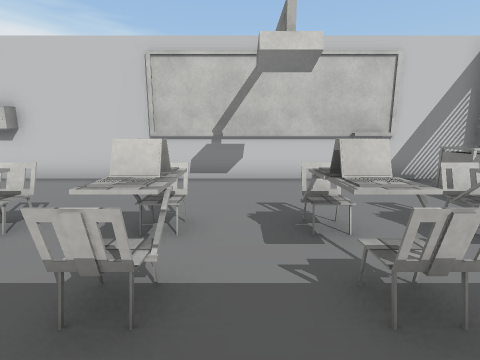
[1] (above)

24 first-person views from a walk through a 3-D level made in the Unity game engine. The camera is 1.4 m above the floor, tilts 10° down and sees 85° across. The floor is counted in squares, 1 m on a side. Each view is taken from the middle of a square. On the plan, view 1 faces up. The plan holds only what a view shows up to about 13 squares ahead; the rest is blank. The place goes on beyond the plan. The player character is not drawn. Door leaves are left out, so doorways stand open. Some surface patterns are stand-ins.

[2]
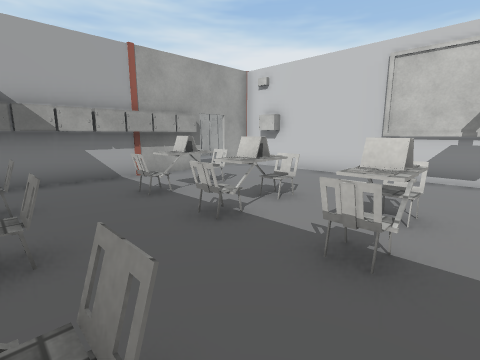

[3]
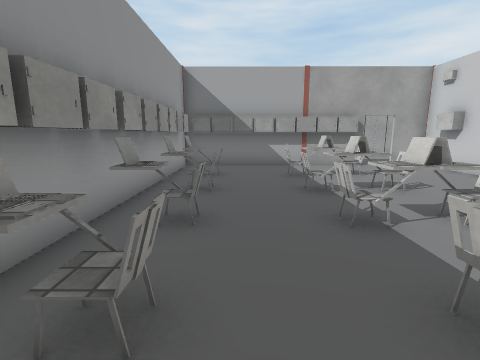

[4]
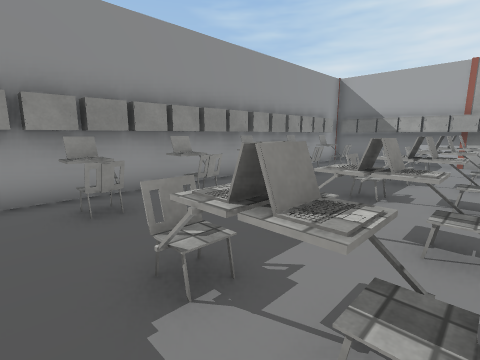

[5]
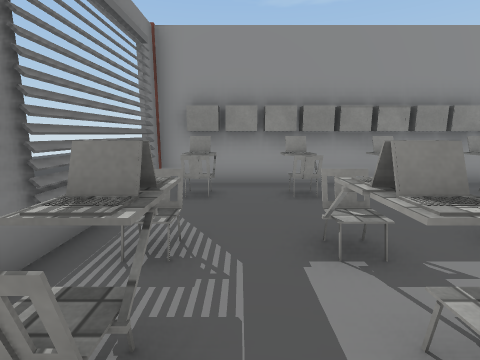

[6]
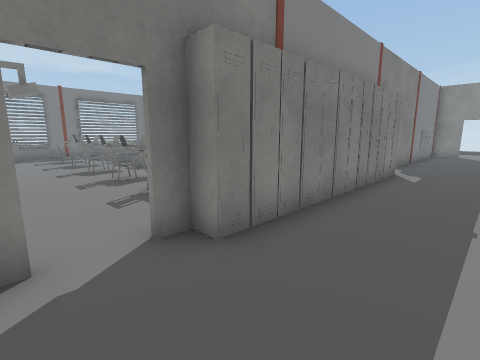

[7]
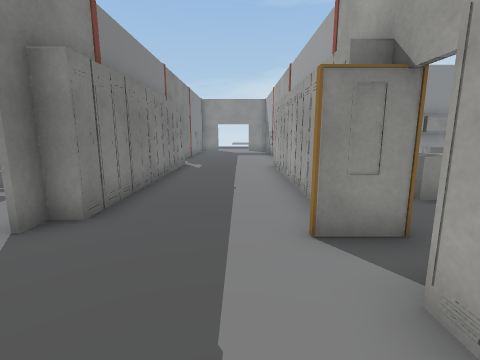

[8]
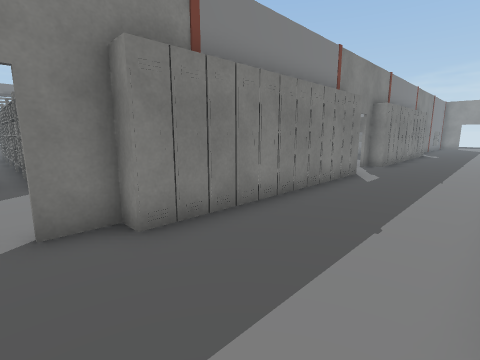

[9]
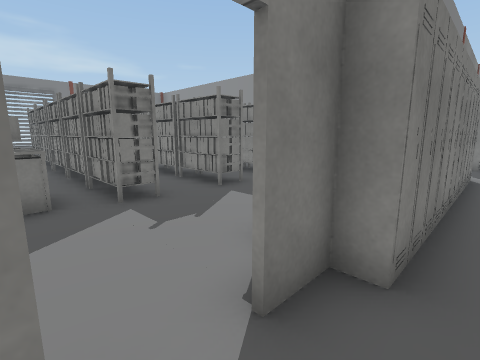

[10]
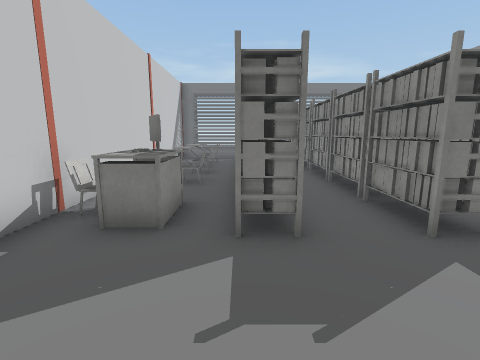

[11]
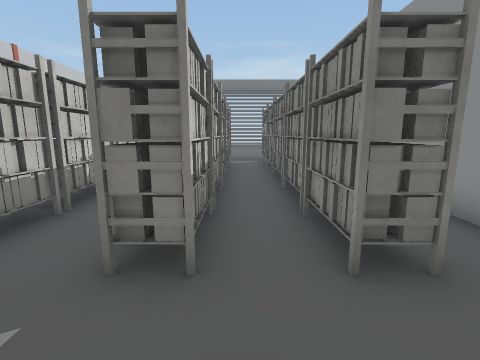

[12]
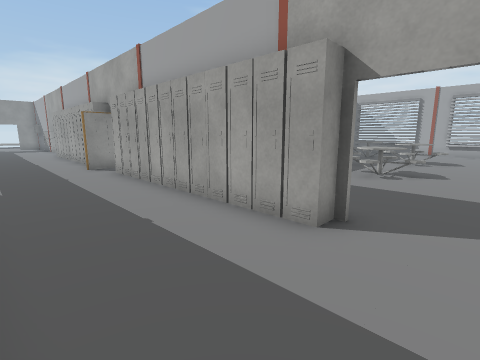

[13]
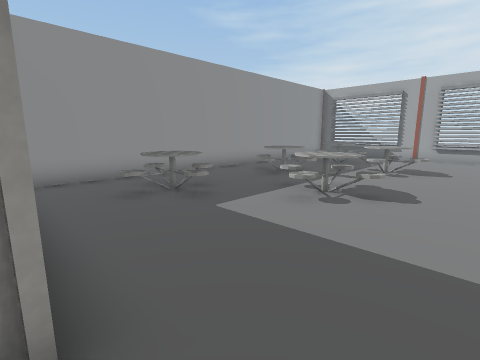

[14]
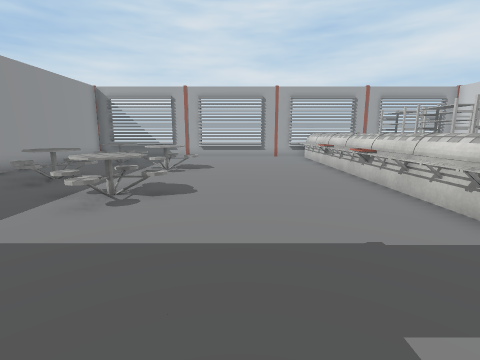

[15]
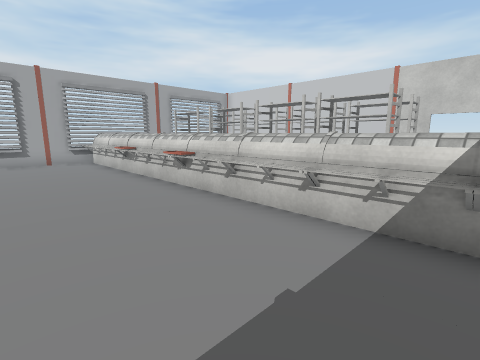

[16]
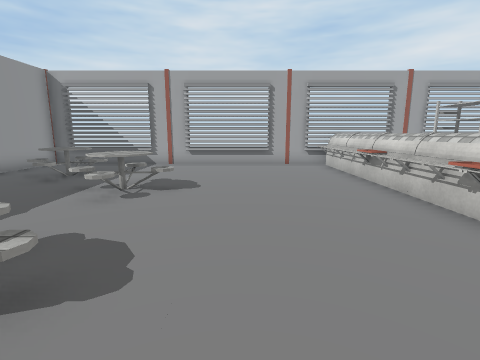

[17]
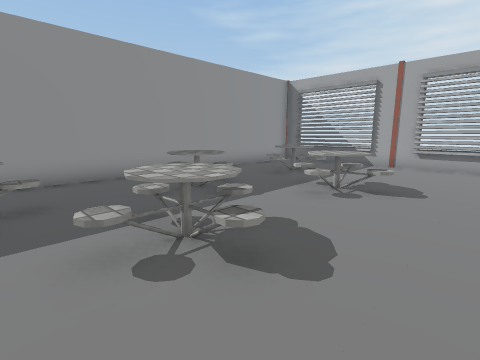

[18]
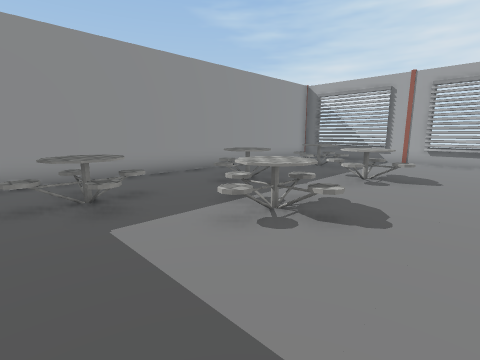

[19]
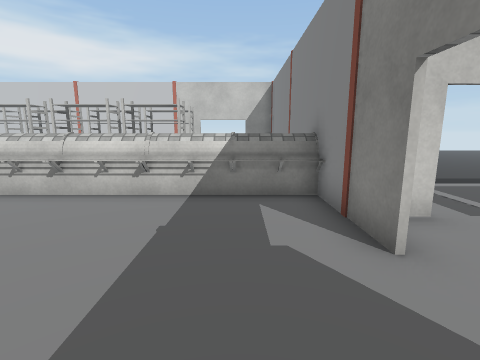

[20]
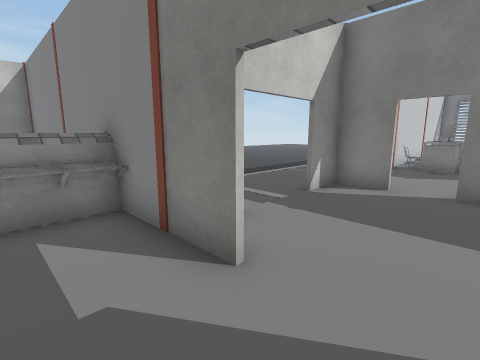

[21]
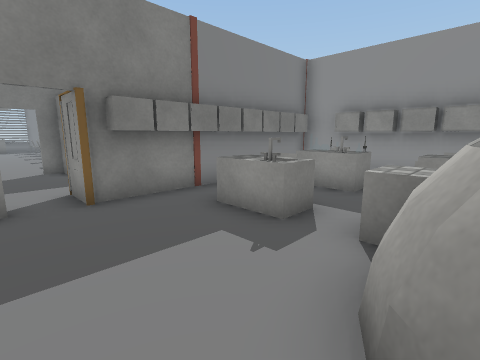

[22]
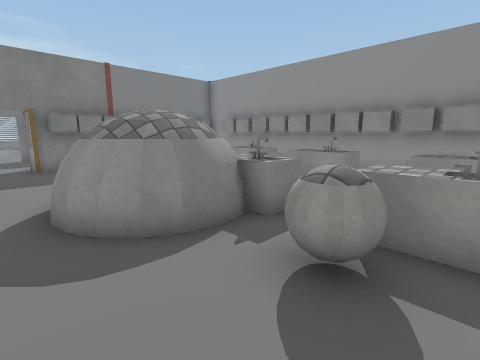

[23]
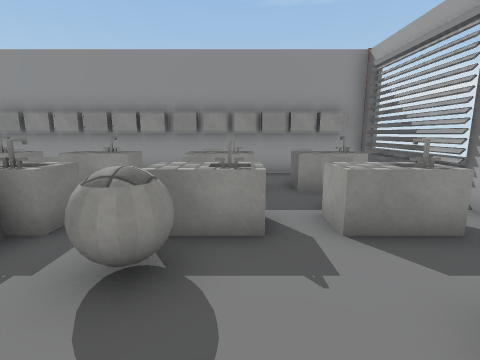

[24]
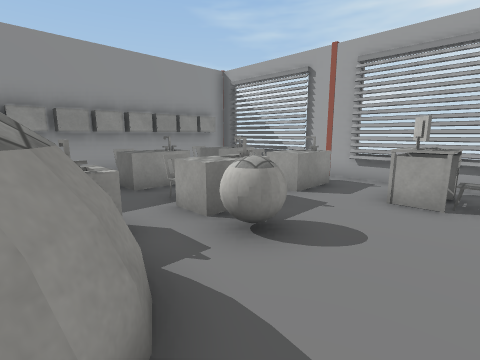

### Floor plan
Points are (right, up) in squares from view 1. A wall is a line through its corners. A room is listed if a view was taken in it or the views show most of it. See-through windows are left out.
Room 1 (views 1, 2, 3, 4, 5, 6, 7, 8, 9, 10, 11, 12, 13, 14, 15, 16, 17, 18, 19, 20, 21, 22, 23, 24)
walls: (-13.6, 5.6) (-12.9, 5.6); (-8.7, 7.5) (-8.7, 6.8); (-8.8, 15.5) (-8.8, 16.6); (-14.2, 17.9) (-14.2, 28.5); (-19.8, 5.5) (-19.5, 4.9); (-20, 5.3) (-19.8, 4.9) (-19.7, 4.4); (-8.8, 17.9) (-8.8, 19.3) (-10.2, 19.3); (-12.6, 19.3) (-13.1, 19.3); (-21.6, 6) (-21.2, 6) (-20.7, 5.9); (-3.1, 8.3) (-0.5, 8.3); (-22.2, 5.8) (-21.3, 6.2); (-22.2, 5.2) (-21.9, 5.6); (-22.4, 5.3) (-22, 5.7); (-22.8, 4.7) (-22.4, 5.4); (-22.5, 4) (-22.6, 4.5) (-22.5, 4.9) (-22.2, 5.5) (-21.6, 5.8) (-21.1, 5.9); (-22.3, 3.6) (-22.6, 4); (-22.6, 3.9) (-22.7, 4.5) (-22.7, 4.9); (-27.5, 8.3) (-15.4, 8.3); (-3.5, -2.4) (7.3, -2.4) (7.3, -1.5); (4.4, 7.9) (3.4, 7.9); (-30.3, 4.9) (-30.3, 0.6); (-27.5, -2.4) (-15.5, -2.4); (-30.3, 0.5) (-30.3, -1.5); (5.2, 19.3) (-4.5, 19.3); (7.4, 8.2) (-8.5, 8.2); (-30.3, 21.1) (-30.3, 8.5); (7.3, 1.5) (7.3, 2.8); (-30.3, 25.5) (-30.3, 23.8)
low walls: (-20.1, 5.8) (-19.6, 5.4); (-21.3, 6.2) (-20.5, 6.1); (-21.8, 6.2) (-21.1, 6.3); (-22.8, 5.2) (-22.1, 6); (-22.4, 3.4) (-22.7, 4); (-22.6, 3.4) (-22.9, 3.9) (-23, 4.5) (-22.9, 5) (-22.7, 5.4); (-30.3, 6.8) (-30.3, 6.2)
ways out: opening at (-11.5, 19); open door at (-9, -4.5); open door at (-9, 6); open door at (-9, 17.5)
objects: table (-29, 0) to (-28, 0); table (-29, 3) to (-28, 3); table (-29, 6); chair (-29, 7) to (-28, 7); other object (-29, 21) to (-28, 22); locker (-28, -2); other object (-28, -1); chair (-28, 2); computer (-28, 6); table (-28, 10) to (-26, 12); rack (-28, 25) to (-26, 25); locker (-27, -2); other object (-27, 21) to (-26, 22); rack (-27, 27) to (-26, 28); locker (-26, -2); table (-26, 0) to (-25, 0); table (-26, 3) to (-25, 3); table (-26, 13) to (-23, 15); other object (-26, 21) to (-25, 21); locker (-25, -2); other object (-25, -1); chair (-25, 2); ball (-25, 4) to (-25, 5); other object (-25, 21) to (-24, 22); rack (-25, 25) to (-23, 25); rack (-25, 27) to (-24, 28); locker (-24, -2); locker (-23, -2); table (-23, 0) to (-22, 0); table (-23, 3); table (-23, 10) to (-21, 12); other object (-23, 21) to (-22, 22); rack (-23, 27) to (-21, 28); locker (-22, -2); other object (-22, -1); chair (-22, 2); other object (-22, 21); rack (-22, 25) to (-21, 25); locker (-21, -2); table (-21, 13) to (-19, 15); other object (-21, 21) to (-20, 22); locker (-20, -2); table (-20, 0) to (-19, 0); table (-20, 3) to (-19, 3); rack (-20, 25) to (-18, 25); rack (-20, 27) to (-18, 28); locker (-19, -2); other object (-19, -1); table (-19, 10) to (-16, 12); other object (-19, 21) to (-18, 22); locker (-18, -2); locker (-17, -2); table (-17, 0) to (-16, 0); other object (-17, 2) to (-16, 2); table (-17, 3) to (-16, 3); other object (-17, 21) to (-17, 22); locker (-16, -2); other object (-16, -1); other object (-16, 21) to (-15, 22); locker (-14, -2); locker (-14, -1); locker (-14, 0); locker (-14, 1); locker (-14, 2); locker (-14, 3); other object (-14, 4); locker (-14, 5); locker (-14, 7); locker (-14, 8); locker (-14, 9); locker (-14, 10); locker (-14, 11); locker (-14, 12); locker (-14, 13); locker (-14, 14); locker (-14, 15); locker (-9, -3); locker (-9, -2); locker (-9, -1); locker (-9, 0); locker (-9, 1); locker (-9, 2); locker (-9, 3); locker (-9, 4); locker (-9, 5); locker (-9, 8); locker (-9, 9); locker (-9, 10); locker (-9, 11); locker (-9, 12); locker (-9, 13); locker (-9, 14); locker (-9, 15); locker (-8, -2); locker (-8, -1); locker (-8, 0); locker (-8, 1); locker (-8, 2); locker (-8, 3); locker (-8, 4) to (-8, 5); locker (-7, -2); locker (-6, -2); chair (-6, -1); chair (-6, 2); laptop (-6, 3); chair (-6, 4); locker (-5, -2); locker (-4, -2); chair (-4, -1); laptop (-4, 3) to (-3, 3); chair (-4, 4) to (-3, 4); rack (-4, 10) to (-3, 11); rack (-4, 13) to (-3, 13); rack (-4, 15) to (-3, 16); table (-4, 17); other object (-4, 18) to (-3, 18); locker (-3, -2); laptop (-3, -1); computer (-3, 17); chair (-3, 19); locker (-2, -2); rack (-2, 10) to (0, 11); rack (-2, 13) to (0, 13); rack (-2, 15) to (0, 16); locker (-1, -2); chair (-1, -1); chair (-1, 3); chair (-1, 4); chair (-1, 17) to (0, 18); locker (0, -2); laptop (0, 3); locker (1, -2); chair (1, -1); laptop (1, 2); chair (1, 4); rack (1, 10) to (2, 11); rack (1, 13) to (2, 13); rack (1, 15) to (2, 16); chair (1, 18) to (2, 18); laptop (2, -2); laptop (2, 3); locker (3, -2); chair (3, -1) to (4, -1); chair (3, 2); chair (3, 3) to (4, 4); rack (3, 10) to (4, 11); rack (3, 13) to (4, 13); rack (3, 15) to (4, 16); other object (3, 17) to (4, 18); locker (4, -2); laptop (4, 2); locker (5, -2); laptop (5, 3); table (5, 6); rack (5, 10) to (6, 11); other object (5, 13) to (6, 13); rack (5, 15) to (6, 16); other object (5, 18); locker (6, -2); chair (6, -1); chair (6, 3); chair (6, 4); other object (6, 7)

Positions as (right, up) in squares from view 1, and headings:
1: (0, 0), facing up
2: (0, -1), facing up-left
3: (3, 0), facing left
4: (5, 4), facing down-left
5: (5, 5), facing down
6: (-12, 7), facing down-right
7: (-12, 9), facing down
8: (-13, 17), facing down-right
9: (-10, 18), facing down-right
10: (-8, 16), facing right
11: (-7, 12), facing right
12: (-10, 17), facing down-left
13: (-14, 17), facing down-left
14: (-14, 17), facing left
15: (-16, 17), facing up-left
16: (-18, 17), facing left
17: (-18, 17), facing down-left
18: (-16, 17), facing down-left
19: (-16, 15), facing up
20: (-16, 16), facing up-right
21: (-20, 7), facing down-right
22: (-26, 7), facing down-right
23: (-26, 7), facing down
24: (-22, 7), facing down-left
